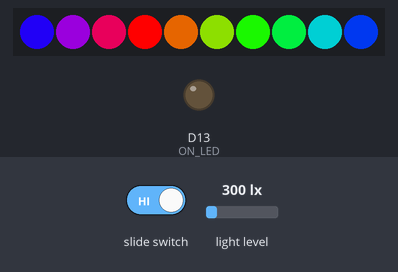
Recording of a sketch running on a simulated Adafruit Circuit Playground Express. Shown: 10 RGB LEDs in strip order, left to right, output pins drawn as LEDs (lit = HIGH). The inputs (shaded band) are chosen by the test bench; at power-on: light level 300 lx. Random numbers use the default seed unless the sketch sets one.

Above: at 1.2 s.
1.3 s: light level set to 664 lx
At 2.25 s:
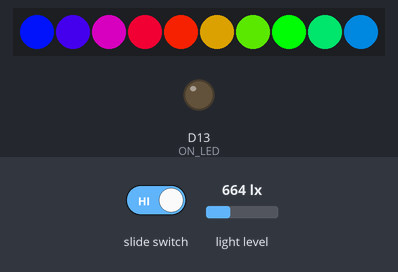
4.3 s: light level set to 704 lx
7.3 s: light level set to 436 lx
8.9 s: light level set to 379 lx
At 10.36 s:
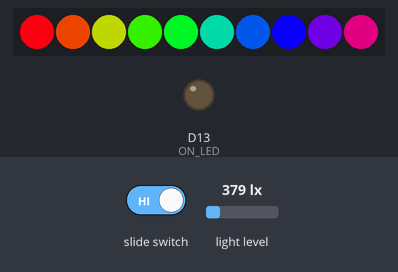
11.7 s: slide switch set LOW
At 12.8 s:
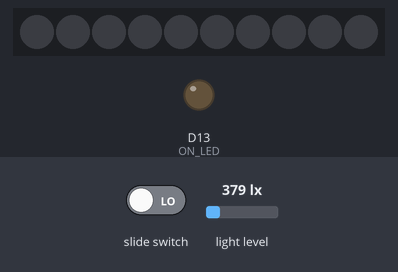
13.2 s: slide switch set HIGH
At 14.45 s:
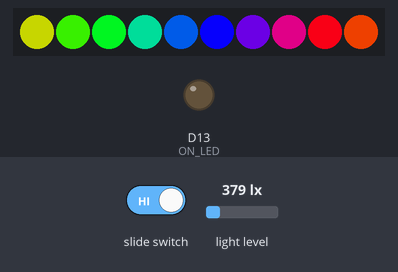
Timing chart, 0 to 16.2 s (numbered marks = the images above; inputs shaded):
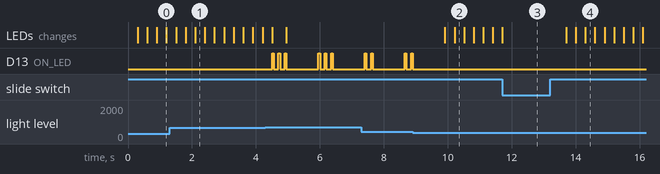

Measured:
- the behaviour switches between 402 and 401 lx on light level (found by bisection; images 1 and 2)
- after the input at 8.9 s, the LEDs: first change after 1.0 s (image 2 shows a later state)
- after the input at 13.2 s, the LEDs: first change after 0.50 s (image 4 shows a later state)

The sketch:

FireCircuit.ino
```cpp
#include <Adafruit_CircuitPlayground.h>
#include <Adafruit_SleepyDog.h>

#define ON_LED 13

void setup() {
  CircuitPlayground.begin();
  CircuitPlayground.setBrightness(255); // LEDs full blast!

  pinMode(ON_LED, OUTPUT);
}

#define CAP_THRESHOLD    150  // Threshold for a capacitive touch (higher = less sensitive).
#define CAP_SAMPLES      20   // Number of samples to take for a capacitive touch read.

uint8_t prev[] = {128, 128};              // Start brightness in middle
float lightLevel = 100;

#define LIGHT_ON_INFLUANCE  0.05
#define LIGHT_OFF_THRESHOLD 300
#define LIGHT_ON_THRESHOLD  200
#define LIGHT_UPDATE_TIME   (1000/10)

bool displayOn = false;
uint32_t lightReadTimeout = 0;

uint32_t displayOffTimeOut = 0;
#define DISPLAY_TIME_ON (5L * 60L * 60L * 1000L)
//#define DISPLAY_TIME_ON (10L * 1000L)

void loop()
{
  bool sleep = false;

  if(CircuitPlayground.slideSwitch())
  {
    if(millis() >= lightReadTimeout)
    {
      int value = CircuitPlayground.lightSensor();
      lightLevel = displayOn ?
                    (float)lightLevel * (1-LIGHT_ON_INFLUANCE) + (float)value * LIGHT_ON_INFLUANCE : (float)value;

      //Serial.print("Light Sensor: ");
      //Serial.print(value);
      //Serial.print(", ");
      //Serial.println(lightLevel);
      lightReadTimeout = millis() + LIGHT_UPDATE_TIME;
    }

    int lightThreshold = displayOn ? LIGHT_OFF_THRESHOLD : LIGHT_ON_THRESHOLD;
    if(lightLevel <= lightThreshold)
    {
      if(false == displayOn)
      {
        // Turning the animations on start the timer
        displayOffTimeOut = millis() + DISPLAY_TIME_ON;
        //Serial.print(millis());
        //Serial.print(", ");
        //Serial.print(DISPLAY_TIME_ON);
        //Serial.print(", ");
        //Serial.println(displayOffTimeOut);
        displayOn = true;
      }

      if(millis() < displayOffTimeOut)
      {
        int cap = CircuitPlayground.readCap(0, CAP_SAMPLES);
        //Serial.println(cap);
        if(cap >= CAP_THRESHOLD)
        {
          uint32_t offset = millis() / 5;
          // Loop through each pixel and set it to an incremental color wheel value.
          for(int i=0; i<10; ++i) {
            CircuitPlayground.strip.setPixelColor(i, CircuitPlayground.colorWheel(((i * 256 / 10) + offset) & 255));
          }
          // Show all the pixels.
          CircuitPlayground.strip.show();
        }
        else
        {
          for (int i = 0; i < 2; i++)
          {
            uint8_t lvl = random(64, 192);            // End brightness at 128±64
            split(prev[i], lvl, 32, i*5, 5 + (i*5));  // Start subdividing, ±32 at midpoint
            prev[i] = lvl;                            // Assign end brightness to next start
          }
        }
      } else {
        sleep = true;
        status(1);
      }
    } else {
      displayOn = false;
      sleep = true;
      status(lightLevel / 100);
    }
  }
  else
  {
    displayOn = false;
    sleep = true;
  }

  // If the display is off, turn off the LEDs and sleep for a second
  if(sleep)
  {
    for(uint8_t i=0; i<10; i++) CircuitPlayground.strip.setPixelColor(i, 0);
    CircuitPlayground.strip.show();
    Watchdog.sleep(1000);
//    delay(1000);
  }
}

void status(int i)
{
  for(; i > 0; i--)
  {
    digitalWrite(ON_LED, HIGH);
    delay(50);
    digitalWrite(ON_LED, LOW);
    if(i > 1) {
      delay(150);
    }
  }
}

void split(uint8_t y1, uint8_t y2, uint8_t offset, int start, int end) {
  if(offset) { // Split further into sub-segments w/midpoint at ±offset
    uint8_t mid = (y1 + y2 + 1) / 2 + random(-offset, offset);
    split(y1 , mid, offset / 2, start, end); // First segment (offset is halved)
    split(mid, y2 , offset / 2, start, end); // Second segment (ditto)
  } else { // No further subdivision - y1 determines LED brightness
    uint32_t c = (((int)(pow((float)y1 / 255.0, 2.7) * 255.0 + 0.5) // Gamma
                 * 0x1004004) >> 8) & 0xFF3F03; // Expand to 32-bit RGB color
    for(uint8_t i=start; i<end; i++) CircuitPlayground.strip.setPixelColor(i, c);
    CircuitPlayground.strip.show();
  }
}
```
